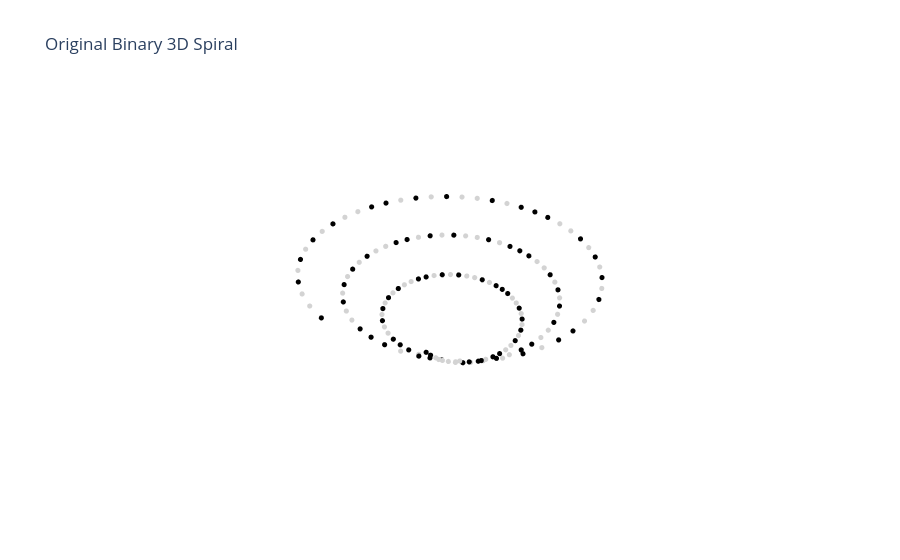
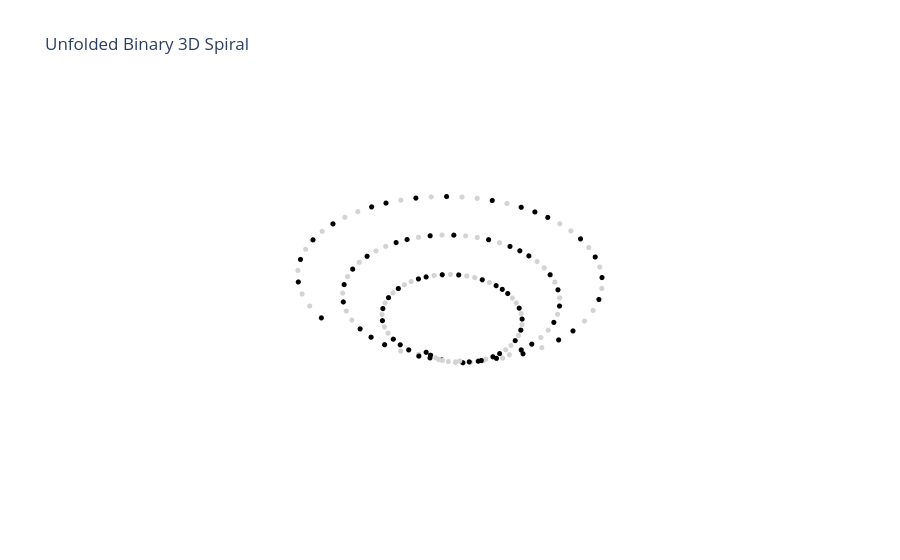

Notebook cell for these charts, in order:
### Code cell
import numpy as np
import matplotlib.pyplot as plt
import matplotlib.patches as mpatches
import plotly.graph_objects as go

# Recursive harmonic folding functions
def fold_data_with_metadata(binary_data, block_size):
    padding_length = (block_size - (len(binary_data) % block_size)) % block_size
    padded_binary = binary_data + '0' * padding_length
    blocks = [padded_binary[i:i + block_size] for i in range(0, len(padded_binary), block_size)]
    folded_hex = ''.join(hex(int(block, 2))[2:].zfill(block_size // 4).upper() for block in blocks)
    metadata = f"{block_size:04X}{padding_length:04X}"
    return folded_hex + metadata

def unfold_data_with_metadata(folded_hex, block_size=None):
    metadata_start = -8
    metadata = folded_hex[metadata_start:]
    folded_hex = folded_hex[:metadata_start]
    block_size = block_size or int(metadata[:4], 16)
    padding_length = int(metadata[4:], 16)
    binary_blocks = [
        bin(int(folded_hex[i:i + block_size // 4], 16))[2:].zfill(block_size)
        for i in range(0, len(folded_hex), block_size // 4)
    ]
    unfolded_binary = ''.join(binary_blocks)
    return unfolded_binary[:len(unfolded_binary) - padding_length]

# Visualization: 2D Harmonic spiral glyph
def plot_folded_spiral(binary_data, title="Harmonic Spiral Fold"):
    steps = len(binary_data)
    angles = np.linspace(0, 4 * np.pi, steps)
    radii = np.linspace(0.5, 1.5, steps)
    x = radii * np.cos(angles)
    y = radii * np.sin(angles)
    colors = ['black' if bit == '1' else 'lightgray' for bit in binary_data]

    plt.figure(figsize=(8, 8))
    plt.scatter(x, y, c=colors, s=20)
    plt.title(title)
    plt.axis('off')
    plt.gca().set_aspect('equal', 'box')
    legend_elements = [
        mpatches.Patch(color='black', label='1'),
        mpatches.Patch(color='lightgray', label='0')
    ]
    plt.legend(handles=legend_elements, loc='upper right')
    plt.show()

# 3D Harmonic spiral using Plotly
def plot_3d_spiral(binary_data, title="3D Harmonic Spiral"):
    steps = len(binary_data)
    theta = np.linspace(0, 6 * np.pi, steps)
    z = np.linspace(0, 1, steps)
    r = np.linspace(0.5, 1.5, steps)
    x = r * np.cos(theta)
    y = r * np.sin(theta)
    color_map = ['black' if bit == '1' else 'lightgray' for bit in binary_data]

    fig = go.Figure(data=[
        go.Scatter3d(
            x=x, y=y, z=z,
            mode='markers',
            marker=dict(
                size=3,
                color=color_map,
            )
        )
    ])
    fig.update_layout(title=title, showlegend=False, scene=dict(xaxis=dict(visible=False), yaxis=dict(visible=False), zaxis=dict(visible=False)))
    fig.show()

# Test the upgraded system
def test_harmonic_fold():
    original_binary = '110100101011001010101001110100101011001010101001' * 3
    block_size = 32

    print("Original Binary:", original_binary)
    folded_hex = fold_data_with_metadata(original_binary, block_size)
    print("\nFolded Hex:", folded_hex)

    unfolded_binary = unfold_data_with_metadata(folded_hex)
    print("\nUnfolded Binary:", unfolded_binary)
    print("\nMatch with Original:", unfolded_binary == original_binary)

    plot_folded_spiral(original_binary, title="Original Binary Spiral")
    plot_folded_spiral(unfolded_binary, title="Unfolded Binary Spiral")
    plot_3d_spiral(original_binary, title="Original Binary 3D Spiral")
    plot_3d_spiral(unfolded_binary, title="Unfolded Binary 3D Spiral")

# Run test
test_harmonic_fold()

### Figure 1 — Plotly figure (JSON) as saved in the notebook; plotly's stock layout.template omitted (floating-point values rounded to 4 significant figures; data arrays with more than 128 entries replaced by an {"elided": "..."} marker saying what was removed)
{"data": [{"marker": {"color": {"elided": "144 str values"}, "size": 3}, "mode": "markers", "type": "scatter3d", "x": {"elided": "144 float values"}, "y": {"elided": "144 float values"}, "z": {"elided": "144 float values"}}], "layout": {"scene": {"xaxis": {"visible": false}, "yaxis": {"visible": false}, "zaxis": {"visible": false}}, "showlegend": false, "title": {"text": "Original Binary 3D Spiral"}}}

### Figure 2 — Plotly figure (JSON) as saved in the notebook; plotly's stock layout.template omitted (floating-point values rounded to 4 significant figures; data arrays with more than 128 entries replaced by an {"elided": "..."} marker saying what was removed)
{"data": [{"marker": {"color": {"elided": "144 str values"}, "size": 3}, "mode": "markers", "type": "scatter3d", "x": {"elided": "144 float values"}, "y": {"elided": "144 float values"}, "z": {"elided": "144 float values"}}], "layout": {"scene": {"xaxis": {"visible": false}, "yaxis": {"visible": false}, "zaxis": {"visible": false}}, "showlegend": false, "title": {"text": "Unfolded Binary 3D Spiral"}}}
